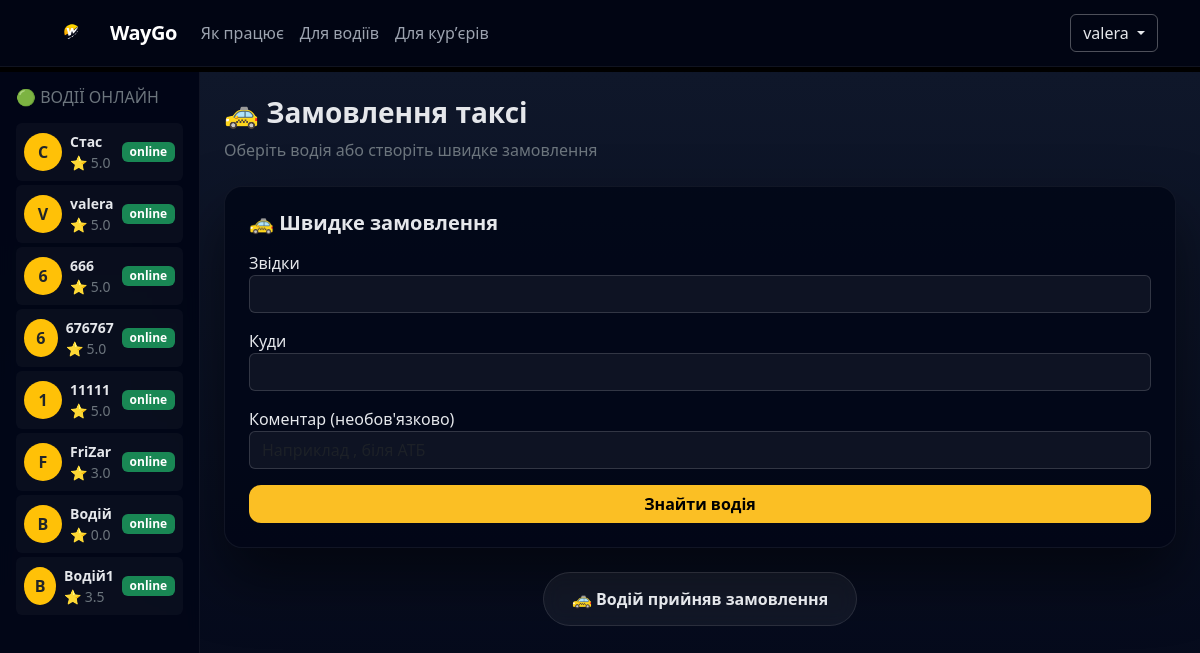
The page /clients/dashboard/ (signed in) on the database its author committed.
### users/models.py (models this page shows, shortened)
class User(AbstractUser):
    ROLE_CHOICE = (
        ("client", "Client"),
        ("driver", "Driver"),
        ("courier", "Courier"),
    )
    phone = models.CharField(max_length=20, unique=True)
    role = models.CharField(max_length=30,choices=ROLE_CHOICE,default="client")

### drivers/models.py (models this page shows, shortened)
class Driver(models.Model):
    user = models.OneToOneField(User,on_delete=models.CASCADE,related_name="driver")
    car_model = models.CharField(max_length=30,verbose_name="Модель авто")
    car_number = models.CharField(max_length=20,verbose_name="Номер машини")
    rating = models.FloatField(default=0)
    city = models.CharField(max_length=50)
    is_online  = models.BooleanField(default=False,verbose_name="Онлайн")
    create_at = models.DateTimeField(auto_now_add=True)

### clients/views.py (the view, shortened to what this page needs)
# urls.py: path("dashboard/", client_dashboard, name="client-dashboard"),
@login_required
def client_dashboard(request):
    online_drivers = Driver.objects.filter(is_online=True)
    active_order = TaxiOrder.objects.filter(
        client=request.user
    ).order_by("-create_at").first()
    can_rate = False
    if active_order and active_order.status == "arrived":
        can_rate = not active_order.driver.ratings.filter(order=active_order).exists()
    return render(request, "clients/dashboard.html" , {"online_drivers":online_drivers,"active_order":active_order,"can_rate":can_rate})

### templates/clients/dashboard.html (shortened to what this page needs)
{% extends "base.html" %}
{% block content %}
{% load static %}
<div class="container-fluid client-layout">
    <div class="row vh-100">
        <div class="col-12 col-md-3 col-lg-2 sidebar p-3">
            <h6 class="text-uppercase text-secondary mb-3">
                🟢 Водії онлайн
            </h6>
            {% for driver in online_drivers %}
            <div class="d-flex align-items-center gap-2 p-2 rounded driver-item mb-1">
                <div class="rounded-circle bg-warning text-dark
                            d-flex align-items-center justify-content-center fw-bold"
                     style="width:38px;height:38px;">
                    {{ driver.user.username|slice:":1"|upper }}
                </div>
                <div class="flex-grow-1">
                    <div class="fw-semibold small">{{ driver.user.username }}</div>
                    <div class="text-secondary small driver-rating-value">⭐ {{ driver.rating }}</div>
                </div>
                <span class="badge bg-success">online</span>
            </div>
            {% empty %}
                <p class="text-secondary small">Немає водіїв онлайн</p>
            {% endfor %}
        </div>
        <div class="col main-area p-4">
            <h3 class="fw-bold">🚕 Замовлення таксі</h3>
            <p class="text-secondary">Оберіть водія або створіть швидке замовлення</p>
            <div class="order-card mt-4 p-4">
                <div class="card-body">
                    <h5 class="fw-bold mb-3">🚕 Швидке замовлення</h5>
                    <form method="post">
                        <div class="mb-3">
                            <label>Звідки</label>
                            <input id="pickup" name="pickup_address" class="form-control" autocomplete="off">
                        </div>
                        <div class="mb-3">
                            <label>Куди</label>
                            <input id="destination" name="destination_address" class="form-control" autocomplete="off">
                        </div>
                        <div class="mb-3">
                            <label>Коментар (необов'язково)</label>
                            <input id="comment"  name="comment" class="form-control" placeholder="Наприклад , біля АТБ">
                        </div>
                        <button class="btn btn-main w-100">Знайти водія</button>
                    </form>
                </div>
            </div>
            <div class="order-status-wrapper mt-4" >
                <div id="order-status" class="order-status-badge">
                </div>
            </div>
        </div>
    </div>
</div>
{% endblock %}

### templates/base.html (shortened to what this page needs)
<!DOCTYPE html>
<html lang="en">
<head>
    {% load static %}
    <link href="https://cdn.jsdelivr.net/npm/bootstrap@5.3.3/dist/css/bootstrap.min.css" rel="stylesheet">
    <link rel="stylesheet" href="{% static 'core/style.css' %}">
</head>
<body>
  <nav class="navbar navbar-expand-lg navbar-dark fixed-top">
      <div class="container">
        <a href="{% url 'home' %}" class="navbar-brand fw-bold d-flex align-items-center">
          <img src="{% static 'img/logo.png' %}" height="40" class="me-2">
          WayGo
        </a>
        <div class="collapse navbar-collapse" id="mainNavbar">
          <ul class="navbar-nav me-auto mb-2 mb-lg-0">
            <li class="nav-item">
              <a href="#how" class="nav-link">Як працює</a>
            </li>
            <li class="nav-item">
              <a href="#drivers" class="nav-link">Для водіїв</a>
            </li>
            <li class="nav-item">
              <a href="#couriers" class="nav-link">Для курʼєрів</a>
            </li>
          </ul>
          <div class="d-flex align-items-center gap-2">
            {% if user.is_authenticated %}
              <div class="dropdown">
              <button class="btn btn-outline-light dropdown-toggle" data-bs-toggle="dropdown">
                {% if user.role == "driver" and user.driver %}
                    {{ user.driver.user.username }}
                {% elif user.role == "courier" and user.courier %}
                    {{ user.courier.user.username }}
                {% else %}
                    {{ user.username }}
                {% endif %}
              </button>
              </div>
            {% else %}
              <a href="{% url 'login' %}" class="btn btn-outline-light">Увійти</a>
              <a href="{% url 'register' %}" class="btn btn-warning">Зареєструватися</a>
            {% endif %}
          </div>
        </div>
      </div>
    </nav>
<main>
    {% block content %}
    {% endblock %}
</main>
</body>
</html>

### static/core/style.css (style rules this page uses)
body { margin-top: 72px; }
.navbar { background: rgba(2, 6, 23, 0.85) !important; border-bottom: 1px solid rgba(255,255,255,0.06); backdrop-filter: blur(8px); }
.navbar-brand { font-weight: 687; letter-spacing: -0.5px; }
.navbar-brand img { border-radius: 8px; }
.navbar .nav-link { color: #9ca3af !important; font-weight: 500; }
.navbar .btn-outline-light { border-color: rgba(255,255,255,0.3); color: #e5e7eb; }

### templates/clients/dashboard.html (style rules this page uses)
body { background-color: #000; }
.client-layout { background: linear-gradient(180deg, #020617, #0f172a); color: #e5e7eb; }
.sidebar { background: rgba(2,6,23,0.9); backdrop-filter: blur(8px); border-right: 1px solid rgba(255,255,255,0.06); }
.driver-item { background: rgba(255,255,255,0.03); transition: all .25s ease; }
.main-area { background: linear-gradient(180deg, #0f172a, #020617); }
.order-card { background: rgba(2,6,23,0.85); border-radius: 18px; box-shadow: 0 30px 60px rgba(0,0,0,.5); border: 1px solid rgba(255,255,255,.06); }
.order-card input { background: rgba(255,255,255,0.05); border: 1px solid rgba(255,255,255,0.15); color: #e5e7eb; }
.btn-main { background: #fbbf24; color: #000; font-weight: 600; border-radius: 12px; }
.order-status-wrapper { display: flex; justify-content: center; }
.order-status-badge { padding: 14px 28px; border-radius: 30px; font-weight: 600; font-size: 16px; background: rgba(255,255,255,0.05); border: 1px solid rgba(255,255,255,0.1); backdrop-filter: blur(10px); transition: all 0.3s ease; }
.order-status-wrapper { display: flex; flex-direction: column; align-items: center; }

### rows shown on the page
User: username "valera"
Driver: user.username "С", user.username "Стас", rating "5.0"
Driver: user.username "V", user.username "valera", rating "5.0"
Driver: user.username "6", user.username "666", rating "5.0"
Driver: user.username "6", user.username "676767", rating "5.0"
Driver: user.username "1", user.username "11111", rating "5.0"
Driver: user.username "F", user.username "FriZar", rating "3.0"
Driver: user.username "В", user.username "Водій", rating "0.0"
Driver: user.username "В", user.username "Водій1", rating "3.5"
